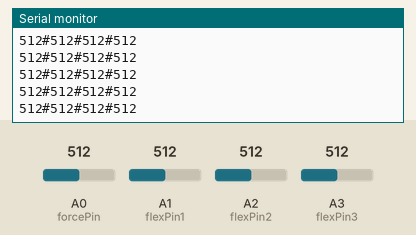
This sketch was run on a simulated Arduino Uno, built with avr-gcc and run on an emulated ATmega328P. Shown: the last lines printed to the serial monitor. The test bench sets the inputs (shaded band); at power-on: A0 (forcePin) = 512, A1 (flexPin1) = 512, A2 (flexPin2) = 512, A3 (flexPin3) = 512.

Above: at 1.2 s.
1.3 s: A0 (forcePin) set to 105
At 2.1 s:
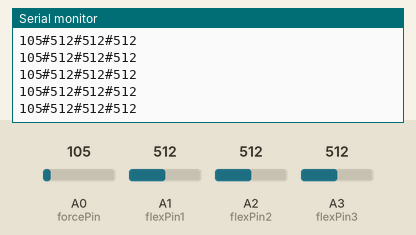
4.3 s: A0 (forcePin) set to 93
At 5.3 s:
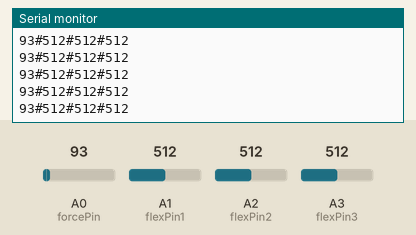
Timing chart, 0 to 7.3 s (numbered marks = the images above; inputs shaded):
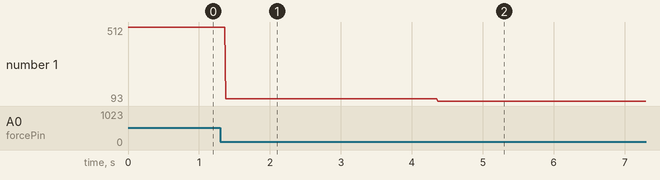

Measured:
- after the input at 1.3 s, the serial monitor: prints a new line after 0.08 s (image 1)
- after the input at 4.3 s, the serial monitor: prints a new line after 0.07 s (image 2)
- plotted number 1: 512 → 105 after the input at 1.3 s, 105 → 93 after the input at 4.3 s

The sketch:

forcesensor.ino
```cpp
int forcePin = A0;
int flexPin1 = A1;
int flexPin2 = A2;
int flexPin3 = A3;
String forceStrength;
String index1;
String middle1;
String index2;
String data[4] = {"0","0","0","0",};
void setup() {
  pinMode(forcePin,INPUT);
  pinMode(flexPin1,INPUT);
  pinMode(flexPin2,INPUT);
  pinMode(flexPin3,INPUT);
  Serial.begin(9600);

  // put your setup code here, to run once:

}

void loop() {
  forceStrength = String(analogRead(forcePin));
  index1 = String(analogRead(flexPin1));
  middle1 = String(analogRead(flexPin2));
  index2 = String(analogRead(flexPin3));
  data[0] = forceStrength;
  data[1] = index1;
  data[2] = middle1;
  data[3] = index2;
  String myMessage = String(data[0,1,2,3,4]);
  myMessage = data[0]+"#"+data[1]+"#"+data[2]+"#"+data[3];
  Serial.println(myMessage);
  // put your main code here, to run repeatedly:

}
```
